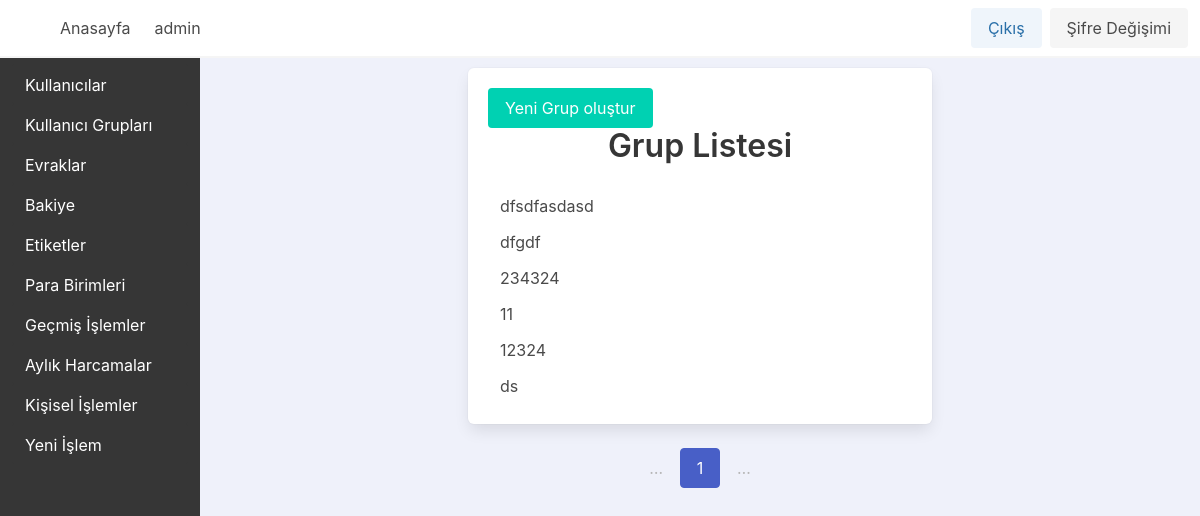
The app's page /grouplist/ (signed in) with its own data.
### app_base/models.py (models this page shows, shortened)
class MuUser(AbstractUser):
    username_validator = UnicodeUsernameValidator()
    username = models.CharField(_("Kullanıcı Adı"), max_length=150, unique=True, help_text=_("Max 150 karakter olabilir. Harfler, sayilar ve sadece @/./+/-/_ olabilir"), validators=[username_validator], error_messages={"unique": _("Bu isimde bir kullanici zaten var")})
    first_name = models.CharField(_("İsim"), max_length=150, blank=True)
    last_name = models.CharField(_("Soyisim"), max_length=150, blank=True)
    email = models.EmailField(_("email address"), blank=True)
    is_staff = models.BooleanField(_("Yönetici Durumu"), default=False, help_text=_("Kullanıcının bu yönetici paneline giriş yapabilmesini belirler."))
    is_active = models.BooleanField(_("active"), default=True, help_text=_("Designates whether this user should be treated as active. " "Unselect this instead of deleting accounts."))
    date_joined = models.DateTimeField(_("date joined"), default=timezone.now)
    currency = models.ForeignKey(Currency, on_delete=models.PROTECT, null=True)
    gruplar = models.ManyToManyField(MuGroup, blank=True)

class MuGroup(Group):
    creation_date = models.DateTimeField(auto_now_add=True)

### app_base/views/groups_view.py (the view)
# urls.py: path("grouplist/", views.grouplist_view, name="grouplist_view_name"),
@login_required
def grouplist_view(request):
    groups = MuGroup.objects.all()
    per_page = 10  # You can adjust this as needed
    paginator = Paginator(groups, per_page)
    page_number = request.GET.get("page")
    page = paginator.get_page(page_number)
    return render(request, "app_base/groups/grouplist.html", {"page": page})

### app_base/templates/app_base/groups/grouplist.html (shortened to what this page needs)
{% extends "base.html" %}
{% block content %}
    <div class="column is-half m-auto">
        <div class="box">
            <a class="button is-primary" href="{% url 'groupcreate_view_name' %}">Yeni Grup oluştur</a>
            <h1 class="title has-text-centered">Grup Listesi</h1>
            <ul class="menu-list">
                {% for group in page %}
                    <li>
                        <a href="{% url 'groupdetail_view_name' group.id %}">{{ group.name }}</a>
                    </li>
                {% empty %}
                    <li>Kayıtlı grup yok.</li>
                {% endfor %}
            </ul>
        </div>
        <div class="pagination is-centered" role="navigation">
            <ul class="pagination-list">
                <li>
                    <span class="pagination-ellipsis">…</span>
                </li>
                <li>
                    <span class="pagination-link is-current">{{ page.number }}</span>
                </li>
                <li>
                    <span class="pagination-ellipsis">…</span>
                </li>
            </ul>
        </div>
    </div>
{% endblock content %}

### templates/navbar.html (shortened to what this page needs)
{% load static %}
<nav class="navbar has-background-white has-shadow" x-data="{ open: false }">
    <div class="navbar-brand">
        <a class="navbar-item" x-on:click="muside = !muside">
            <span class="iconify icon is-medium" data-icon="tabler:layout-sidebar-left-expand-filled"></span>
        </a>
    </div>
    <div id="navbarmenu_id" class="navbar-menu" x-bind:class="{ 'is-active': open }">
        <div class="navbar-start">
            <a class="navbar-item is-info is-light" href="{% url "home_view_name" %}">Anasayfa</a>
            {% if user.is_authenticated %}
                <span class="navbar-item">{{ user.username }}</span>
            {% endif %}
        </div>
        <div class="navbar-end">
            <div class="navbar-item">
                <div class="buttons">
                    {% if user.is_authenticated %}
                        <a class="button is-info is-light" href="{% url 'logout_view_name' %}">Çıkış</a>
                        <a class="button is-light" href="{% url 'passwordchange_view_name' %}">Şifre Değişimi</a>
                    {% else %}
                        <a class="button is-info is-light" href="{% url 'login_view_name' %}">Giriş</a>
                    {% endif %}
                </div>
            </div>
        </div>
    </div>
</nav>

### records on screen
MuUser: username "admin"
MuGroup: name "dfsdfasdasd"
MuGroup: name "dfgdf"
MuGroup: name "234324"
MuGroup: name "11"
MuGroup: name "12324"
MuGroup: name "ds"

### other values on screen
{{ page.number }} "1"
